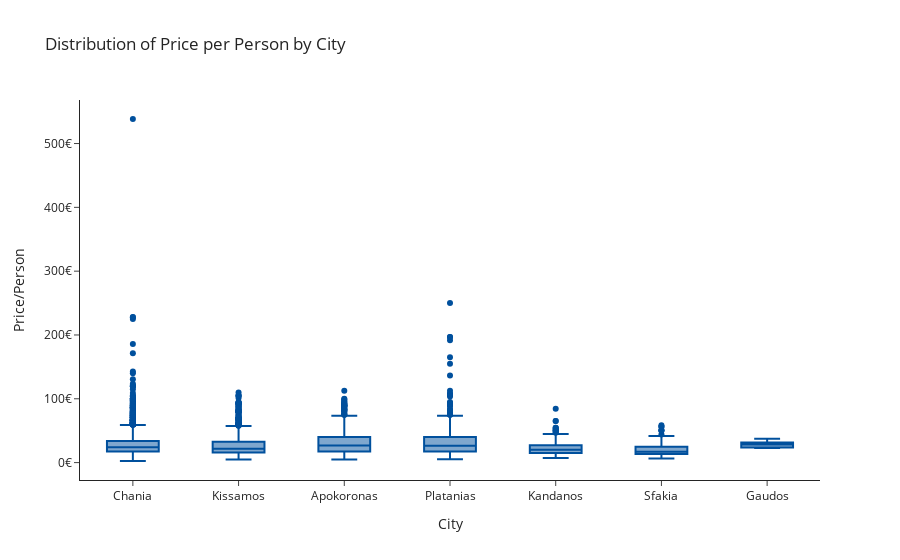

Source (notebook cell):
### Markdown cell above
#### iii) Distribution of prices by City

### Code cell
fig = px.box(df_listings,x="neighbourhood_group",y="price_per_person",color_discrete_sequence=['#00509d'],
            
             title="Distribution of Price per Person by City",
       labels=dict(neighbourhood_group="City",price_per_person="Price/Person"),
       template="simple_white"
            )

fig.update_layout( yaxis=dict(
        title='Price/Person',
         ticksuffix="€"
    ),)

### Figure 1 — Plotly figure (JSON) as saved in the notebook; plotly's stock layout.template omitted (floating-point values rounded to 4 significant figures; data arrays with more than 128 entries replaced by an {"elided": "..."} marker saying what was removed)
{"data": [{"alignmentgroup": "True", "hovertemplate": "City=%{x}<br>Price/Person=%{y}<extra></extra>", "legendgroup": "", "marker": {"color": "#00509d"}, "name": "", "notched": false, "offsetgroup": "", "orientation": "v", "showlegend": false, "type": "box", "x": {"elided": "5807 str values"}, "x0": " ", "xaxis": "x", "y": {"elided": "5807 float values"}, "y0": " ", "yaxis": "y"}], "layout": {"boxmode": "group", "legend": {"tracegroupgap": 0}, "title": {"text": "Distribution of Price per Person by City"}, "xaxis": {"anchor": "y", "domain": [0, 1], "title": {"text": "City"}}, "yaxis": {"anchor": "x", "domain": [0, 1], "ticksuffix": "€", "title": {"text": "Price/Person"}}}}
